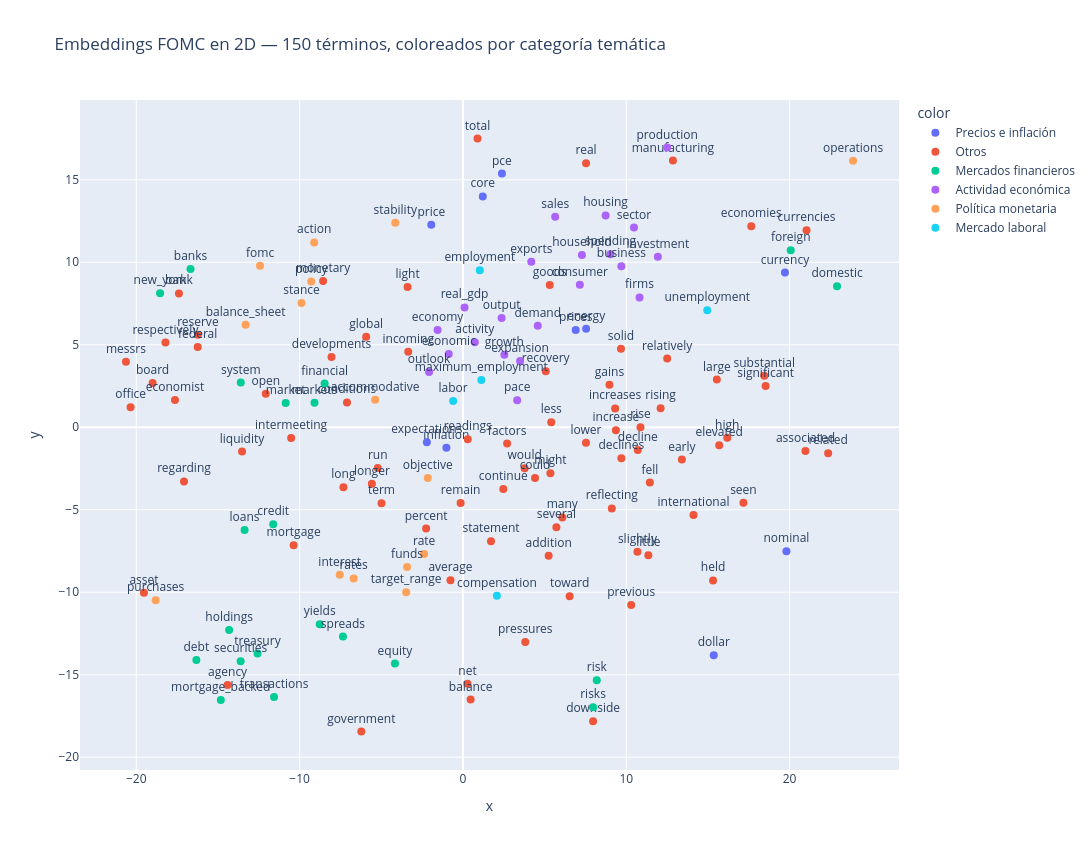

The cell this chart's notebook holds for it:
### Markdown cell above
### Identificación e interpretación de grupos

El gráfico filtrado dejó ver grupos con sentido económico, pero sigue teniendo dos problemas: un 
residuo de vocabulario procedimental que las stopwords de NLTK no cubren (verbos deliberativos como 
`indicated`, `suggested`, `judged`; adverbios de matiz como `generally`, `somewhat`; y un clúster 
completo de meses del año), y demasiadas etiquetas superpuestas.

Aplico entonces dos ajustes: amplío el filtro para cubrir esa tercera capa de ruido, y bajo 
`MAX_WORDS` de 200 a 150 para mejorar la legibilidad.

Para destacar los grupos uso dos enfoques complementarios:

1. **Categorías temáticas propias.** Clasifico los términos según categorías económicas que defino a 
   partir de mi conocimiento del dominio: política monetaria, mercado laboral, actividad económica, 
   precios e inflación, e instrumentos y mercados financieros. Esto hace explícita mi lectura del 
   corpus.

2. **Clustering automático (K-Means).** Agrupo los puntos sin intervención, según su proximidad en el 
   espacio proyectado. Sirve como contraste: si los grupos que forma el algoritmo coinciden con mis 
   categorías temáticas, es evidencia de que los embeddings capturaron efectivamente la estructura 
   económica del corpus y no una organización arbitraria.

### Code cell
from nltk.corpus import stopwords
import numpy as np
import plotly.express as px
from sklearn.manifold import TSNE

MAX_WORDS = 150
stop_en = set(stopwords.words('english'))

# --- Capa 1: ruido institucional (identificado en el análisis de n-gramas) ---
institucionales = {
    'mr','secretary','governors','division','senior','associate','manager','deputy','assistant',
    'staff','committee','meeting','chairman','president','minutes','attended','members',
    'board_governors','associate_director','director_division','vice_president','special_adviser',
    'division_monetary','monetary_affairs','research_and_statistics','return_to_text',
    'notation_vote','unanimous_vote','system_open','open_market_account','account','affairs'
}

# --- Capa 2: vocabulario procedimental de las actas (visible en el gráfico anterior) ---
procedimental = {
    'indicated','suggested','judged','reported','appeared','noted','continued','remained','moved',
    'rose','declined','increased','decreased','maintain','support','changes','agreed','discussion',
    'participants','pointed','based','including','likely','anticipated','expected','generally',
    'somewhat','moderately','overall','following','recent','additional','current','future',
    'consistent','appropriate','available','number','range','levels','level','path','part','end',
    'new','next','earlier','since','time','period','month','months','year','years','quarter',
    'first','second','third','fourth','little_changed','well','still','also','although','however',
    'near','low','higher','survey','measures','effects','potential','uncertainty','information',
    'data','indicators','strong','moderate'
}

meses = {'january','february','march','april','may','june','july',
         'august','september','october','november','december'}

excluir = institucionales | procedimental | meses

def es_valida(w):
    return (w not in stop_en) and (w not in excluir) and (len(w) > 2)

palabras_f = [w for w in w2v.wv.index_to_key if es_valida(w)][:MAX_WORDS]
vectores_f = np.array([w2v.wv[w] for w in palabras_f])
print(f"Palabras graficadas: {len(palabras_f)}")

# --- Categorías temáticas ---
categorias = {
    'Política monetaria': {'monetary_policy','policy','fomc','stance','accommodative','target_range',
        'funds','federal_funds','rate','rates','interest','tightening','easing','action','decision',
        'basis_points','longer_run','objective','stability','purchases','operations','balance_sheet'},
    'Mercado laboral': {'unemployment','employment','labor','jobs','wages','payrolls','hiring',
        'maximum_employment','compensation','job_gains','workers','participation'},
    'Actividad económica': {'growth','economic_activity','expansion','output','real_gdp','investment',
        'spending','consumer','household','housing','sector','business','exports','demand','sales',
        'production','firms','economy','economic','pace','activity','outlook'},
    'Precios e inflación': {'inflation','prices','price','core','pce','energy','headline',
        'expectations','disinflationary','deflation','nominal','dollar','currency'},
    'Mercados financieros': {'securities','treasury','mortgage_backed','holdings','yields','spreads',
        'debt','credit','loans','banks','markets','market','financial','equity','transactions',
        'federal_reserve','new_york','system','foreign','domestic','risk','risks'},
}

def categorizar(w):
    for cat, terms in categorias.items():
        if w in terms:
            return cat
    return 'Otros'

etiquetas = [categorizar(w) for w in palabras_f]

# --- Proyección y gráfico ---
tsne = TSNE(n_components=2, random_state=42, perplexity=15, init='pca')
coords = tsne.fit_transform(vectores_f)

fig = px.scatter(
    x=coords[:,0], y=coords[:,1], text=palabras_f, color=etiquetas,
    title=f"Embeddings FOMC en 2D — {MAX_WORDS} términos, coloreados por categoría temática"
)
fig.update_traces(textposition='top center', marker=dict(size=8))
fig.update_layout(height=850, width=1200)
fig.show()

# Cuántos términos quedaron en cada categoría
from collections import Counter
print("\nTérminos por categoría:")
for cat, n in Counter(etiquetas).most_common():
    print(f"  {cat:24s} {n}")

### Figure 1 — Plotly figure (JSON) as saved in the notebook; plotly's stock layout.template omitted (floating-point values rounded to 4 significant figures)
{"data": [{"hovertemplate": "color=Precios e inflación<br>x=%{x}<br>y=%{y}<br>text=%{text}<extra></extra>", "legendgroup": "Precios e inflación", "marker": {"color": "#636efa", "size": 8, "symbol": "circle"}, "mode": "markers+text", "name": "Precios e inflación", "orientation": "v", "showlegend": true, "text": ["inflation", "prices", "price", "expectations", "energy", "core", "dollar", "pce", "currency", "nominal"], "textposition": "top center", "type": "scatter", "x": [-1.012, 6.905, -1.939, -2.208, 7.543, 1.215, 15.36, 2.388, 19.72, 19.81], "xaxis": "x", "y": [-1.25, 5.894, 12.27, -0.9112, 5.966, 13.99, -13.83, 15.38, 9.374, -7.511], "yaxis": "y"}, {"hovertemplate": "color=Otros<br>x=%{x}<br>y=%{y}<br>text=%{text}<extra></extra>", "legendgroup": "Otros", "marker": {"color": "#EF553B", "size": 8, "symbol": "circle"}, "mode": "markers+text", "name": "Otros", "orientation": "v", "showlegend": true, "text": ["federal", "board", "reserve", "would", "monetary", "conditions", "percent", "term", "bank", "open", "longer", "could", "run", "intermeeting", "developments", "increase", "agency", "increases", "several", "lower", "elevated", "real", "decline", "net", "many", "balance", "high", "continue", "might", "pressures", "remain", "reflecting", "rise", "average", "declines", "gains", "asset", "solid", "addition", "slightly", "long", "office", "currencies", "previous", "factors", "mortgage", "readings", "downside", "large", "liquidity", "held", "manufacturing", "goods", "little", "early", "less", "associated", "relatively", "recovery", "government", "statement", "significant", "seen", "economist", "messrs", "light", "global", "regarding", "rising", "economies", "related", "fell", "incoming", "substantial", "toward", "total", "international", "respectively"], "textposition": "top center", "type": "scatter", "x": [-16.24, -19.0, -16.23, 3.779, -8.563, -7.099, -2.255, -4.984, -17.39, -12.07, -5.575, 4.412, -5.218, -10.52, -8.046, 9.366, -14.41, 9.317, 5.722, 7.535, 15.69, 7.538, 10.71, 0.2775, 6.084, 0.4705, 16.19, 2.471, 5.357, 3.816, -0.1414, 9.116, 10.87, -0.7629, 9.699, 8.971, -19.53, 9.676, 5.248, 10.68, -7.319, -20.35, 21.04, 10.3, 2.704, -10.37, 0.2949, 7.968, 15.55, -13.52, 15.31, 12.86, 5.314, 11.35, 13.41, 5.407, 20.97, 12.51, 5.071, -6.221, 1.717, 18.53, 17.17, -17.63, -20.63, -3.39, -5.926, -17.08, 12.1, 17.65, 22.36, 11.44, -3.349, 18.45, 6.532, 0.8933, 14.12, -18.22], "xaxis": "x", "y": [4.866, 2.684, 5.602, -2.49, 8.861, 1.5, -6.145, -4.608, 8.11, 2.028, -3.422, -3.076, -2.47, -0.6524, 4.253, -0.1753, -15.62, 1.14, -6.065, -0.9438, -1.096, 16.0, -1.376, -15.56, -5.471, -16.51, -0.6417, -3.738, -2.792, -13.02, -4.59, -4.925, 0.001549, -9.275, -1.885, 2.576, -10.03, 4.763, -7.793, -7.549, -3.64, 1.208, 11.94, -10.78, -0.9865, -7.152, -0.7335, -17.83, 2.892, -1.471, -9.29, 16.17, 8.628, -7.761, -1.962, 0.2997, -1.445, 4.164, 3.391, -18.44, -6.912, 2.502, -4.585, 1.655, 3.963, 8.501, 5.483, -3.283, 1.149, 12.19, -1.575, -3.355, 4.574, 3.122, -10.25, 17.5, -5.318, 5.131], "yaxis": "y"}, {"hovertemplate": "color=Mercados financieros<br>x=%{x}<br>y=%{y}<br>text=%{text}<extra></extra>", "legendgroup": "Mercados financieros", "marker": {"color": "#00cc96", "size": 8, "symbol": "circle"}, "mode": "markers+text", "name": "Mercados financieros", "orientation": "v", "showlegend": true, "text": ["market", "financial", "securities", "markets", "foreign", "risks", "treasury", "system", "credit", "banks", "yields", "new_york", "debt", "holdings", "equity", "domestic", "risk", "transactions", "loans", "mortgage_backed", "spreads"], "textposition": "top center", "type": "scatter", "x": [-10.85, -8.468, -13.61, -9.088, 20.07, 7.967, -12.58, -13.6, -11.62, -16.68, -8.769, -18.54, -16.32, -14.32, -4.163, 22.91, 8.195, -11.57, -13.37, -14.83, -7.347], "xaxis": "x", "y": [1.476, 2.65, -14.18, 1.481, 10.73, -16.97, -13.72, 2.708, -5.879, 9.585, -11.95, 8.128, -14.1, -12.3, -14.33, 8.539, -15.34, -16.35, -6.234, -16.54, -12.69], "yaxis": "y"}, {"hovertemplate": "color=Actividad económica<br>x=%{x}<br>y=%{y}<br>text=%{text}<extra></extra>", "legendgroup": "Actividad económica", "marker": {"color": "#ab63fa", "size": 8, "symbol": "circle"}, "mode": "markers+text", "name": "Actividad económica", "orientation": "v", "showlegend": true, "text": ["economic", "growth", "activity", "outlook", "pace", "consumer", "spending", "business", "economy", "sector", "demand", "sales", "housing", "investment", "household", "exports", "output", "firms", "expansion", "real_gdp", "production"], "textposition": "top center", "type": "scatter", "x": [-0.8681, 2.536, 0.7256, -2.074, 3.321, 7.157, 9.032, 9.7, -1.552, 10.47, 4.58, 5.648, 8.735, 11.93, 7.285, 4.186, 2.368, 10.81, 3.503, 0.09806, 12.51], "xaxis": "x", "y": [4.446, 4.4, 5.145, 3.344, 1.632, 8.641, 10.49, 9.755, 5.897, 12.11, 6.153, 12.76, 12.84, 10.34, 10.44, 10.03, 6.623, 7.866, 4.022, 7.264, 16.95], "yaxis": "y"}, {"hovertemplate": "color=Política monetaria<br>x=%{x}<br>y=%{y}<br>text=%{text}<extra></extra>", "legendgroup": "Política monetaria", "marker": {"color": "#FFA15A", "size": 8, "symbol": "circle"}, "mode": "markers+text", "name": "Política monetaria", "orientation": "v", "showlegend": true, "text": ["rate", "policy", "funds", "rates", "operations", "purchases", "stability", "target_range", "interest", "fomc", "objective", "stance", "action", "accommodative", "balance_sheet"], "textposition": "top center", "type": "scatter", "x": [-2.376, -9.289, -3.421, -6.692, 23.89, -18.81, -4.143, -3.475, -7.544, -12.42, -2.154, -9.883, -9.108, -5.377, -13.31], "xaxis": "x", "y": [-7.677, 8.83, -8.468, -9.164, 16.15, -10.48, 12.4, -10.0, -8.944, 9.794, -3.073, 7.535, 11.2, 1.664, 6.21], "yaxis": "y"}, {"hovertemplate": "color=Mercado laboral<br>x=%{x}<br>y=%{y}<br>text=%{text}<extra></extra>", "legendgroup": "Mercado laboral", "marker": {"color": "#19d3f3", "size": 8, "symbol": "circle"}, "mode": "markers+text", "name": "Mercado laboral", "orientation": "v", "showlegend": true, "text": ["labor", "unemployment", "employment", "maximum_employment", "compensation"], "textposition": "top center", "type": "scatter", "x": [-0.5993, 14.96, 1.034, 1.126, 2.079], "xaxis": "x", "y": [1.589, 7.087, 9.52, 2.86, -10.22], "yaxis": "y"}], "layout": {"height": 850, "legend": {"title": {"text": "color"}, "tracegroupgap": 0}, "title": {"text": "Embeddings FOMC en 2D — 150 términos, coloreados por categoría temática"}, "width": 1200, "xaxis": {"anchor": "y", "domain": [0, 1], "title": {"text": "x"}}, "yaxis": {"anchor": "x", "domain": [0, 1], "title": {"text": "y"}}}}
